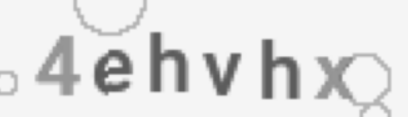
#> input picture img_3.png, 408 x 117 px
$ jupyter execute lab_10_zad_1.ipynb
#> lines starting #> are read from the running program, lines starting #| are printed output that depends on the picture; after the words box and inside, x2 and y2 are one past the last pixel; in counts of white or black regions, pixels touching at a corner belong together
[cell 1]
import cv2 as cv
import pytesseract
import matplotlib.pyplot as plt

[cell 2]
pytesseract.pytesseract.tesseract_cmd = r'C:\Program Files\Tesseract-OCR\tesseract'

[cell 3]
def readFromImage (url: str):
#> called with url = 'img_3.png'
    img = cv.imread(url)
#> img is the input picture: shape (117, 408, 3); min 91, max 245, mean 225.7
#> (the call stopped at in readFromImage, `text = pytesseract.image_to_string(img, lang = 'eng')`: pytesseract is not available in this run)
    text = pytesseract.image_to_string(img, lang = 'eng')
    plt.imshow(img)
    plt.show()
    print('Tekst: ', text)

[cell 4]
def readFromConvertedImage (url: str, formattingOption = 1):
#> called with url = 'img_3.png', formattingOption = 1
    img = cv.imread(url, cv.IMREAD_GRAYSCALE)
#> img: shape (117, 408); min 91, max 245, mean 225.7
    if formattingOption == 1:
        converted_img = cv.threshold(cv.GaussianBlur(img, (5, 5), 0), 0, 255, cv.THRESH_BINARY + cv.THRESH_OTSU)[1]
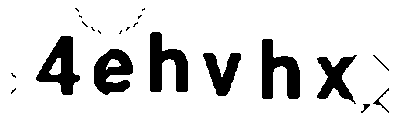
#> converted_img: shape (117, 408); 85.2% white; 21 black regions (12 under 20 px), largest, box (x1, y1, x2, y2) and area: (150, 32, 188, 92) 1333, (262, 39, 300, 99) 1309, (36, 36, 80, 95) 1250

    elif formattingOption == 2:
        converted_img = cv.threshold(cv.bilateralFilter(img, 5, 75, 75), 0, 255, cv.THRESH_BINARY + cv.THRESH_OTSU)[1]

    elif formattingOption == 3:
        converted_img = cv.threshold(cv.medianBlur(img, 3), 0, 255, cv.THRESH_BINARY + cv.THRESH_OTSU)[1]

    elif formattingOption == 4:
        converted_img = cv.adaptiveThreshold(cv.GaussianBlur(img, (5, 5), 0), 255, cv.ADAPTIVE_THRESH_GAUSSIAN_C, cv.THRESH_BINARY, 31, 2)

    elif formattingOption == 5:
        converted_img = cv.adaptiveThreshold(cv.bilateralFilter(img, 9, 75, 75), 255, cv.ADAPTIVE_THRESH_GAUSSIAN_C, cv.THRESH_BINARY, 31, 2)

    elif formattingOption == 6:
        converted_img = cv.adaptiveThreshold(cv.medianBlur(img, 3), 255, cv.ADAPTIVE_THRESH_GAUSSIAN_C, cv.THRESH_BINARY, 31, 2)

    else: raise RuntimeError('Unsupported option')

    plt.imshow(converted_img)
    plt.show()
    text = pytesseract.image_to_string(converted_img, lang = 'eng')
    print('Tekst: ', text, '\nOpcja wygładzania: ', formattingOption)

[cell 5]
img = 'img_3.png'

Rozpoznawanie znaków bez wygładzania

[cell 6]
readFromImage(img)

Rozpoznawanie znaków z wygładzaniem

[cell 7]
readFromConvertedImage(img, 1)
#> (the call stopped at in readFromConvertedImage, `text = pytesseract.image_to_string(converted_img, lang = 'eng')`: pytesseract is not available in this run)

[cell 8]
readFromConvertedImage(img, 2)
#> call 2 of readFromConvertedImage, with url = 'img_3.png', formattingOption = 2
#> in readFromConvertedImage (call 2), `converted_img = cv.threshold(cv.bilateralFilter(img, 5, 75, 75), 0, 25..`:
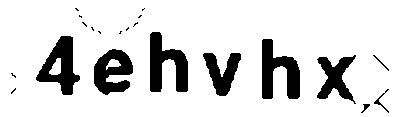
#> converted_img: shape (117, 408); 85.4% white; 21 black regions (12 under 20 px), largest, box (x1, y1, x2, y2) and area: (150, 32, 188, 92) 1327, (262, 39, 300, 99) 1304, (36, 36, 80, 95) 1247
#> (the call stopped at in readFromConvertedImage, `text = pytesseract.image_to_string(converted_img, lang = 'eng')`: pytesseract is not available in this run)

[cell 9]
readFromConvertedImage(img, 3)
#> call 3 of readFromConvertedImage, with url = 'img_3.png', formattingOption = 3
#> in readFromConvertedImage (call 3), `converted_img = cv.threshold(cv.medianBlur(img, 3), 0, 255, cv.THRESH_..`:
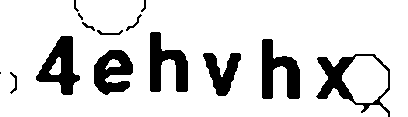
#> converted_img: shape (117, 408); 84.6% white; 14 black regions (2 under 20 px), largest, box (x1, y1, x2, y2) and area: (262, 39, 300, 99) 1303, (150, 32, 188, 92) 1281, (36, 36, 80, 95) 1254
#> (the call stopped at in readFromConvertedImage, `text = pytesseract.image_to_string(converted_img, lang = 'eng')`: pytesseract is not available in this run)

[cell 10]
readFromConvertedImage(img, 4)
#> call 4 of readFromConvertedImage, with url = 'img_3.png', formattingOption = 4
#> in readFromConvertedImage (call 4), `converted_img = cv.adaptiveThreshold(cv.GaussianBlur(img, (5, 5), 0), ..`:
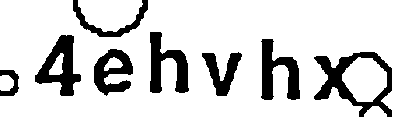
#> converted_img: shape (117, 408); 82.8% white; 8 black regions, largest, box (x1, y1, x2, y2) and area: (314, 52, 392, 117) 1737, (35, 35, 81, 96) 1297, (261, 39, 300, 100) 1226
#> (the call stopped at in readFromConvertedImage, `text = pytesseract.image_to_string(converted_img, lang = 'eng')`: pytesseract is not available in this run)

[cell 11]
readFromConvertedImage(img, 5)
#> in readFromConvertedImage (call 5), `converted_img = cv.adaptiveThreshold(cv.bilateralFilter(img, 9, 75, 75..`:
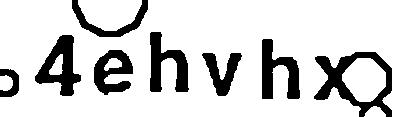
#> converted_img: shape (117, 408); 82.3% white; 8 black regions, largest, box (x1, y1, x2, y2) and area: (314, 52, 392, 117) 1834, (35, 35, 81, 96) 1306, (262, 39, 300, 99) 1213
#> (the call stopped at in readFromConvertedImage, `text = pytesseract.image_to_string(converted_img, lang = 'eng')`: pytesseract is not available in this run)

[cell 12]
readFromConvertedImage(img, 6)
#> in readFromConvertedImage (call 6), `converted_img = cv.adaptiveThreshold(cv.medianBlur(img, 3), 255, cv.AD..`:
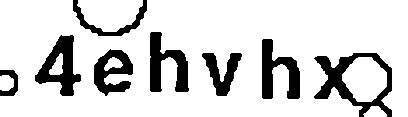
#> converted_img: shape (117, 408); 83.1% white; 8 black regions, largest, box (x1, y1, x2, y2) and area: (314, 53, 392, 117) 1689, (35, 35, 81, 96) 1280, (150, 32, 189, 92) 1229
#> (the call stopped at in readFromConvertedImage, `text = pytesseract.image_to_string(converted_img, lang = 'eng')`: pytesseract is not available in this run)

$ run again, with img_1.png copied over img_3.png
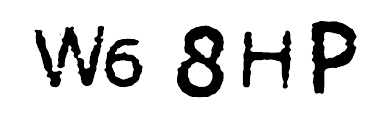
#> input picture img_1.png, 389 x 129 px
#> in readFromImage, img is the input picture: shape (129, 389, 3); min 0, max 255, mean 219.6
#> img: shape (129, 389)
#> in readFromConvertedImage, `converted_img = cv.threshold(cv.GaussianBlur(img, (5, 5), 0), 0, 255, ..`:
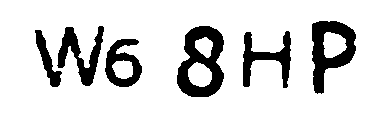
#> converted_img: shape (129, 389); 85.8% white; 6 black regions, box (x1, y1, x2, y2) and area: (177, 26, 224, 97) 1891, (312, 21, 356, 94) 1614, (57, 26, 104, 86) 1104, (243, 31, 291, 88) 1063, (105, 39, 142, 87) 918, (35, 30, 62, 87) 529
#> in readFromConvertedImage (call 6), `converted_img = cv.adaptiveThreshold(cv.medianBlur(img, 3), 255, cv.AD..`:
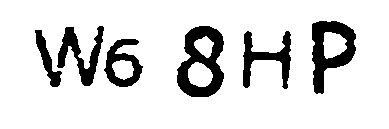
#> converted_img: shape (129, 389); 86.2% white; 6 black regions, box (x1, y1, x2, y2) and area: (177, 26, 224, 97) 1836, (312, 21, 356, 94) 1583, (57, 26, 104, 86) 1074, (243, 31, 291, 89) 1055, (104, 39, 143, 87) 883, (35, 30, 62, 87) 515

$ run again, with img_4.png copied over img_3.png
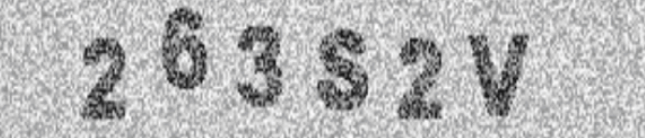
#> input picture img_4.png, 645 x 138 px
#> in readFromImage, img is the input picture: shape (138, 645, 3); mean B, G, R 182.8, 182.4, 182.3
#> img: shape (138, 645)
#> in readFromConvertedImage, `converted_img = cv.threshold(cv.GaussianBlur(img, (5, 5), 0), 0, 255, ..`:
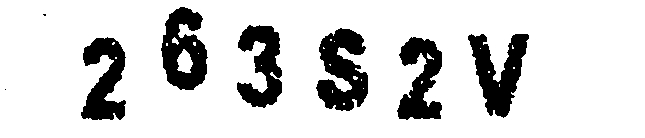
#> converted_img: shape (138, 645); 83.8% white; 8 black regions (2 under 20 px), largest, box (x1, y1, x2, y2) and area: (316, 28, 368, 111) 2742, (468, 34, 529, 118) 2546, (161, 7, 208, 90) 2462, (81, 37, 126, 120) 2254, (397, 37, 442, 120) 2222, (237, 25, 282, 108) 2176
#> in readFromConvertedImage (call 6), `converted_img = cv.adaptiveThreshold(cv.medianBlur(img, 3), 255, cv.AD..`:
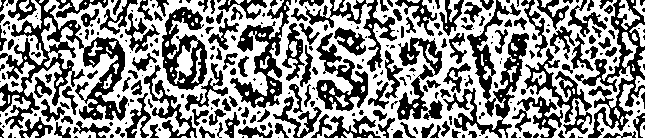
#> converted_img: shape (138, 645); 55.4% white; 301 black regions (141 under 20 px), largest, box (x1, y1, x2, y2) and area: (0, 0, 128, 129) 4838, (443, 0, 529, 138) 3024, (575, 0, 645, 138) 2588
